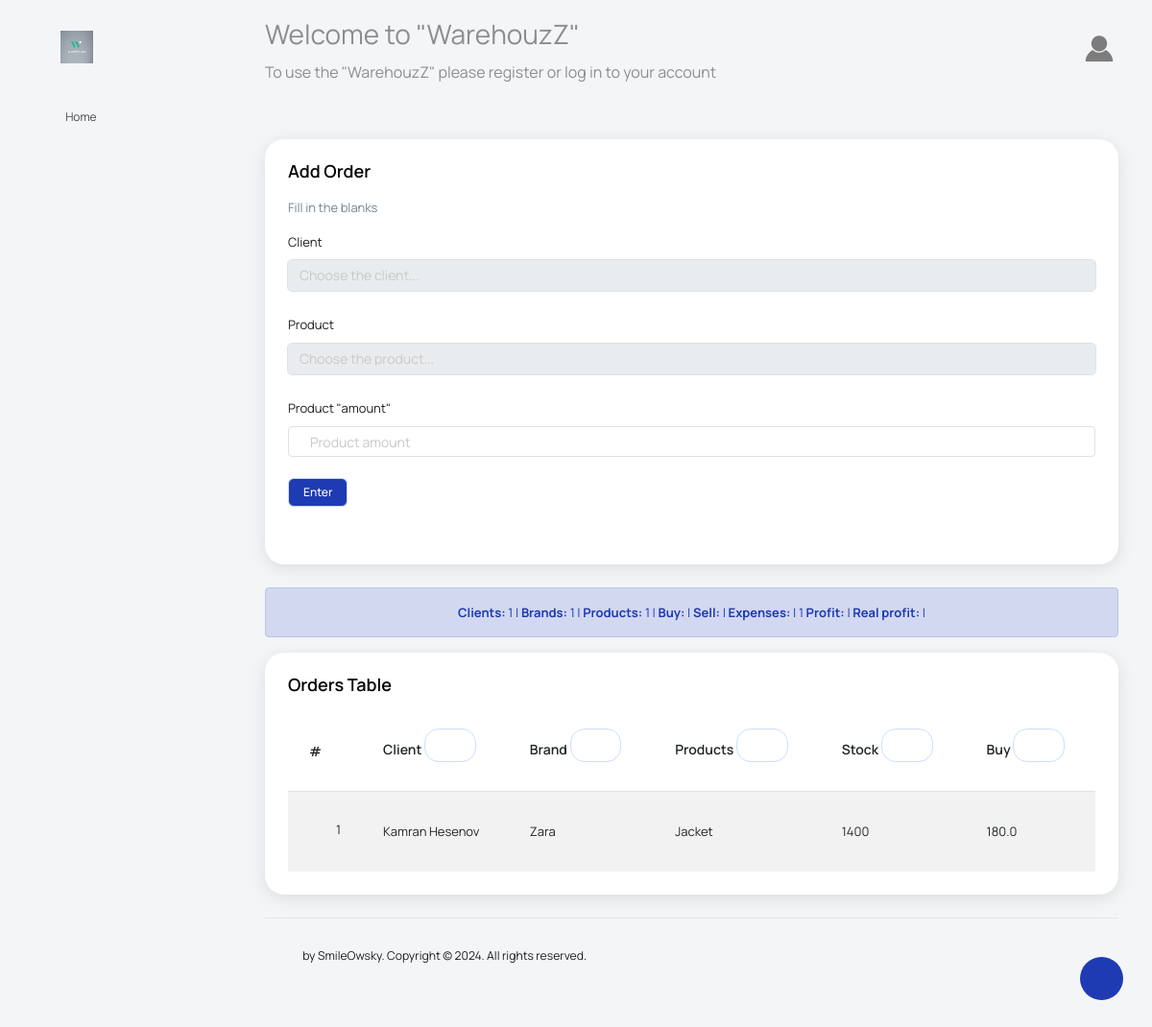
Page /orders on the earlier database version.
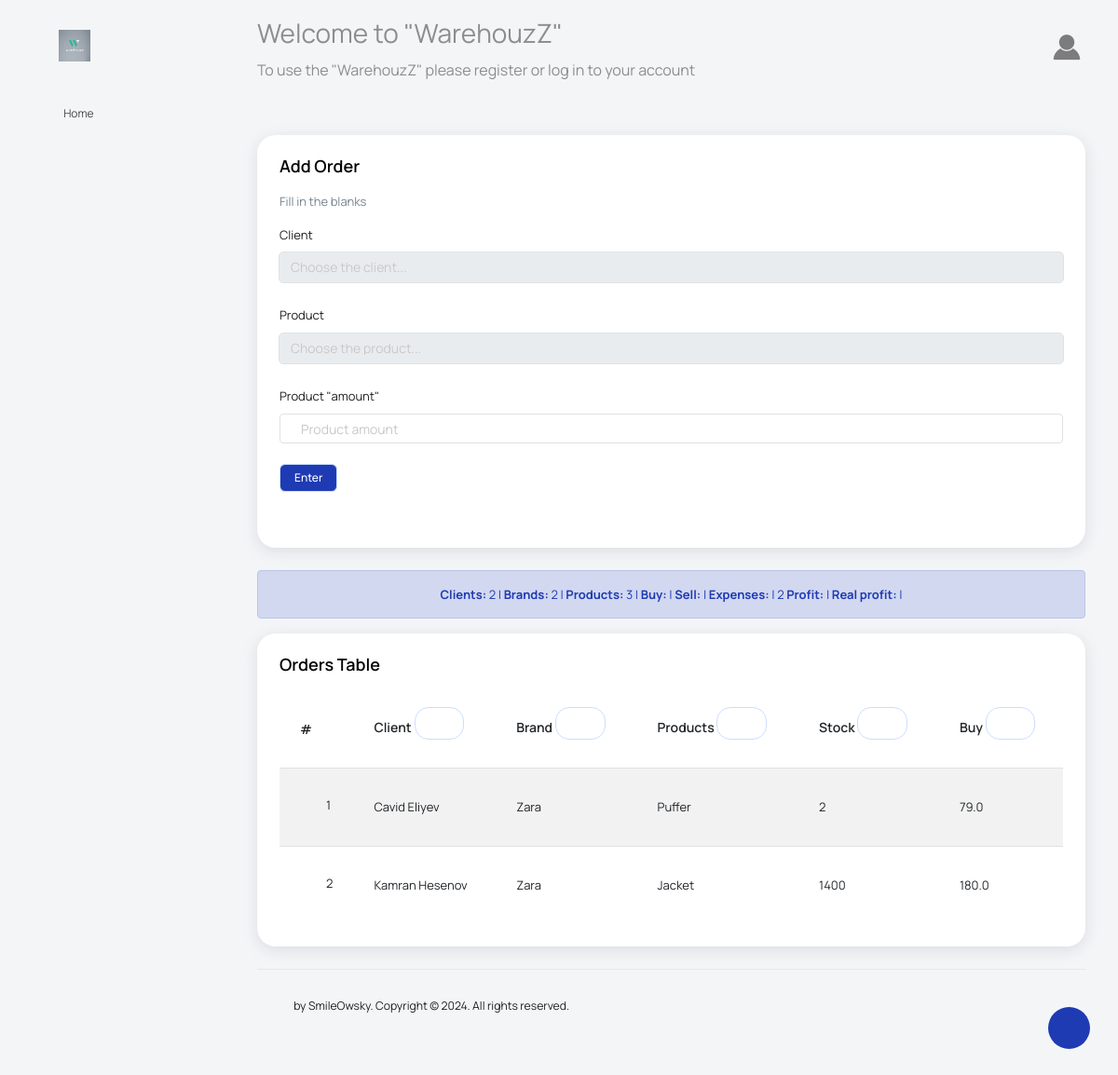
Same page on the later database version.
### main/models.py (models this page shows, shortened)
class Orders(models.Model):
    client = models.ForeignKey(Clients, on_delete=models.CASCADE)
    product = models.ForeignKey(Products, on_delete=models.CASCADE)
    amount = models.IntegerField(100)
    add_date = models.DateField(auto_now_add=True)
    tesdiq = models.IntegerField(default=0)
    @property
    def profit(self):
        x = (self.product.sell - self.product.buy) * self.amount
        return round(x, 3)

class Clients(models.Model):
    name = models.CharField(max_length=15)
    surname = models.CharField(max_length=15)
    email = models.CharField(max_length=20)
    phone = models.CharField(max_length=15)
    company = models.CharField(max_length=15)
    add_date = models.DateField(auto_now_add=True)

class Products(models.Model):
    brand = models.ForeignKey(Brand, on_delete=models.CASCADE)
    supplier_id = models.ForeignKey(Supplier, on_delete=models.CASCADE)
    product = models.CharField(max_length=15)
    product_photo = models.ImageField(
        upload_to='media/', blank=False, null=False)
    buy = models.FloatField(max_length=100)
    sell = models.FloatField(max_length=100)
    quantity = models.IntegerField(100)
    add_date = models.DateField(auto_now=True)

class Brand(models.Model):
    brand_name = models.CharField(max_length=20)
    brand_pic = models.ImageField(upload_to='media/', blank=False, null=False)
    add_date = models.DateField(auto_now_add=True)

### main/views.py (the view, shortened to what this page needs)
# urls.py: path('orders', views.orders, name='orders'),
def orders(request):
    data = ''
    del_all = []
    if 'delete_all' in request.POST:
        del_all = request.POST.getlist('x[]')
        if not del_all:
            messages.info(request, "Please select to delete.",
                          extra_tags='error')
    if 'search' in request.POST:
        data = Orders.objects.filter(
            Q(orders__contains=request.POST['question'])).order_by('-id')
    else:
        if 'order' in request.POST:
            if request.POST['order'] == 'a':
                data = Orders.objects.all().order_by('client_id')
            elif request.POST['order'] == 'b':
                data = Orders.objects.all().order_by('-client_id')
            elif request.POST['order'] == 'c':
                data = Orders.objects.all().order_by('product__brand__brand_name')
            elif request.POST['order'] == 'd':
                data = Orders.objects.all().order_by('-product__brand__brand_name')
            elif request.POST['order'] == 'e':
                data = Orders.objects.all().order_by('product_id')
            elif request.POST['order'] == 'f':
                data = Orders.objects.all().order_by('-product_id')
            elif request.POST['order'] == 'g':
                data = Orders.objects.all().order_by('amount')
            elif request.POST['order'] == 'h':
                data = Orders.objects.all().order_by('-amount')
            elif request.POST['order'] == 'i':
                data = Orders.objects.all().order_by('product__buy')
            elif request.POST['order'] == 'j':
                data = Orders.objects.all().order_by('-product__buy')
            elif request.POST['order'] == 'k':
                data = Orders.objects.all().order_by('product__sell')
            elif request.POST['order'] == 'l':
                data = Orders.objects.all().order_by('-product__sell')
            elif request.POST['order'] == 'm':
                data = Orders.objects.all().order_by('product__quantity')
            elif request.POST['order'] == 'n':
                data = Orders.objects.all().order_by('-product__quantity')
            elif request.POST['order'] == 'o':
                data = Orders.objects.annotate(
                    calculated_profit=ExpressionWrapper(
                        F('product__sell') - F('product__buy') * F('amount'),
                        output_field=FloatField()
                    )
                ).order_by('calculated_profit')
            elif request.POST['order'] == 'p':
                data = Orders.objects.annotate(
                    calculated_profit=ExpressionWrapper(
                        F('product__sell') - F('product__buy') * F('amount'),
                        output_field=FloatField()
                    )
                ).order_by('-calculated_profit')
            elif request.POST['order'] == 'q':
                data = Orders.objects.all().order_by('add_date')
            elif request.POST['order'] == 'r':
                data = Orders.objects.all().order_by('-add_date')
        else:
            data = Orders.objects.all().order_by('-id')
    client = Clients.objects.all().order_by('name')
    product = Products.objects.all().order_by('product')
    return render(request, 'orders.html', {'del_all': del_all, 'client': client, 'product': product, 'data': data, 'expens_num': expens_num, 'brand_num': brand_num, 'client_num': client_num, 'product_num': product_num})

### main/templates/orders.html (shortened to what the changed rows need)
{% extends 'main_layout.html' %}
{% block 'content' %}
<div class="alert alert-primary" role="alert">
  <center>
    <b>Clients: </b> {{client_num}} |
    <b>Brands: </b> {{brand_num}} |
    <b>Products: </b> {{product_num}} |
    <b>Buy: </b> |
    <b>Sell: </b> |
    <b>Expenses: </b> | {{expens_num}}
    <b>Profit: </b> | {{profit_total}}
    <b>Real profit: </b> |
  </center>
</div>
<div class="row">
  <div class="col-lg-12 grid-margin stretch-card">
    <div class="card">
      <div class="card-body">
        <div class="table-responsive">
          <form method="post" action="#table">
            <table class="table table-striped" id="table">
              <thead>
                <th>#</th>
                <th>
                  Client
                  {% if request.POST.order == 'a' %}
                  <button class="btn btn-link btn-sm" name="order" value="b"><i class="mdi mdi-sort-alphabetical"></i></button>
                  {% else %}
                  <button class="btn btn-link btn-sm" name="order" value="a"><i class="mdi mdi-sort-alphabetical"></i></button>
                  {% endif %}
                </th>
                <th>
                  Brand
                  {% if request.POST.order == 'c' %}
                  <button class="btn btn-link btn-sm" name="order" value="d"><i class="mdi mdi-sort-alphabetical"></i></button>
                  {% else %}
                  <button class="btn btn-link btn-sm" name="order" value="c"><i class="mdi mdi-sort-alphabetical"></i></button>
                  {% endif %}
                </th>
                <th>
                  Products
                  {% if request.POST.order == 'e' %}
                  <button class="btn btn-link btn-sm" name="order" value="f"><i class="mdi mdi-sort-alphabetical"></i></button>
                  {% else %}
                  <button class="btn btn-link btn-sm" name="order" value="e"><i class="mdi mdi-sort-alphabetical"></i></button>
                  {% endif %}
                </th>
                <th>
                  Stock
                  {% if request.POST.order == 'g' %}
                  <button class="btn btn-link btn-sm" name="order" value="h"><i class="mdi mdi-sort-numeric"></i></button>
                  {% else %}
                  <button class="btn btn-link btn-sm" name="order" value="g"><i class="mdi mdi-sort-numeric"></i></button>
                  {% endif %}
                </th>
                <th>
                  Buy
                  {% if request.POST.order == 'i' %}
                  <button class="btn btn-link btn-sm" name="order" value="j"><i class="mdi mdi-sort-numeric"></i></button>
                  {% else %}
                  <button class="btn btn-link btn-sm" name="order" value="i"><i class="mdi mdi-sort-numeric"></i></button>
                  {% endif %}
                </th>
              </thead>
              <tbody>
                {% for info in data %}
                <tr>
                  <td>
                    {% if info.tesdiq == 0 %}
                    <div class="form-check form-check-info">
                      <label class="form-check-label">
                           name="x[]" value="{{info.id}}">{{forloop.counter}}
                      </label>
                    </div>
                    {% else %}
                    {{forloop.counter}}
                    {% endif %}
                  </td>
                  <td>{{info.client.name}} {{info.client.surname}}</td>
                  <td>{{info.product.brand.brand_name}}</td>
                  <td>{{info.product.product}}</td>
                  <td>{{info.product.quantity}}</td>
                  <td>{{info.product.buy}}</td>
                </tr>
                {% endfor %}
              </tbody>
            </table>
          </form>
        </div>
      </div>
    </div>
  </div>
</div>
{% endblock %}

Differences in the rows shown:
added Orders: client.name "Cavid", client.surname "Eliyev", product.brand.brand_name "Zara", product.product "Puffer", product.quantity "2", product.buy "79.0"
Other differences:
{{ client_num }}: "1" → "2"
{{ brand_num }}: "1" → "2"
{{ product_num }}: "1" → "3"
{{ expens_num }}: "1" → "2"
